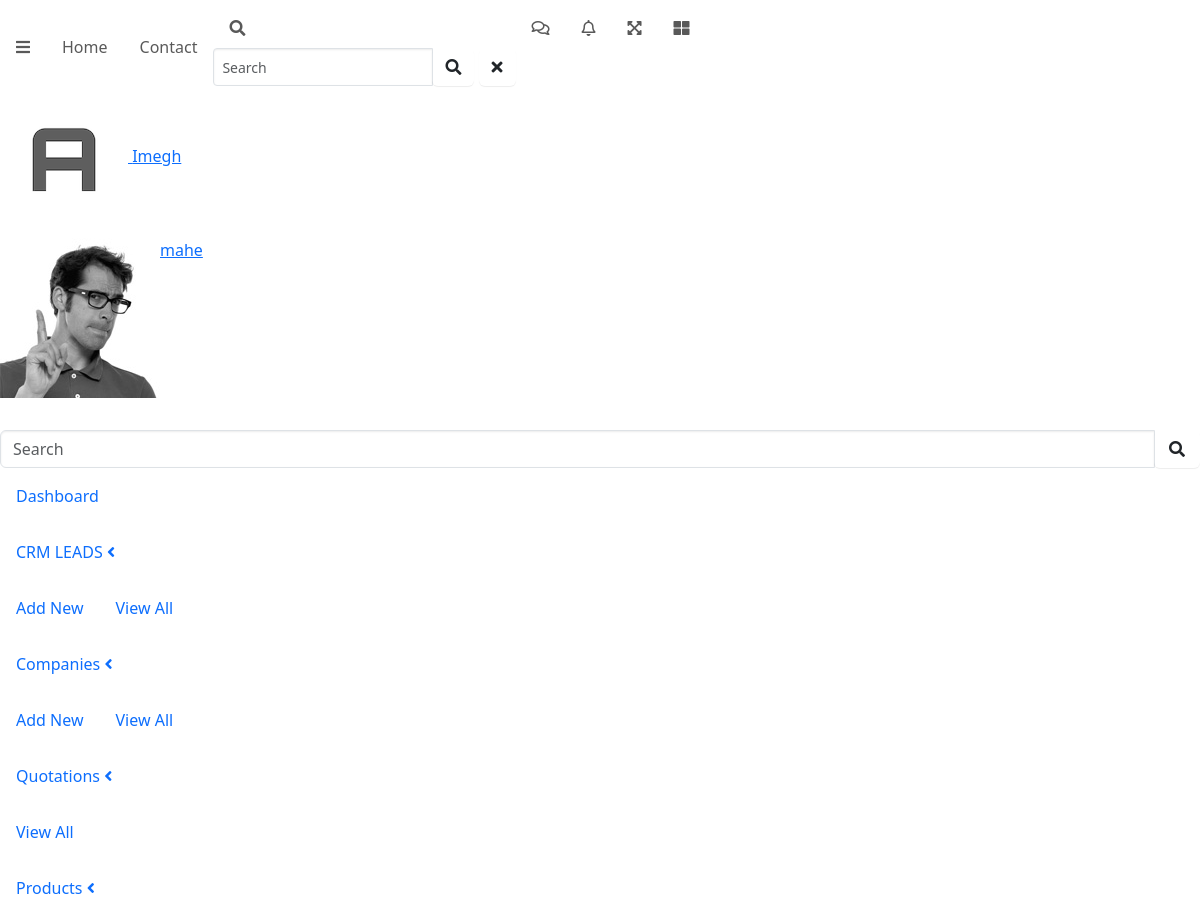
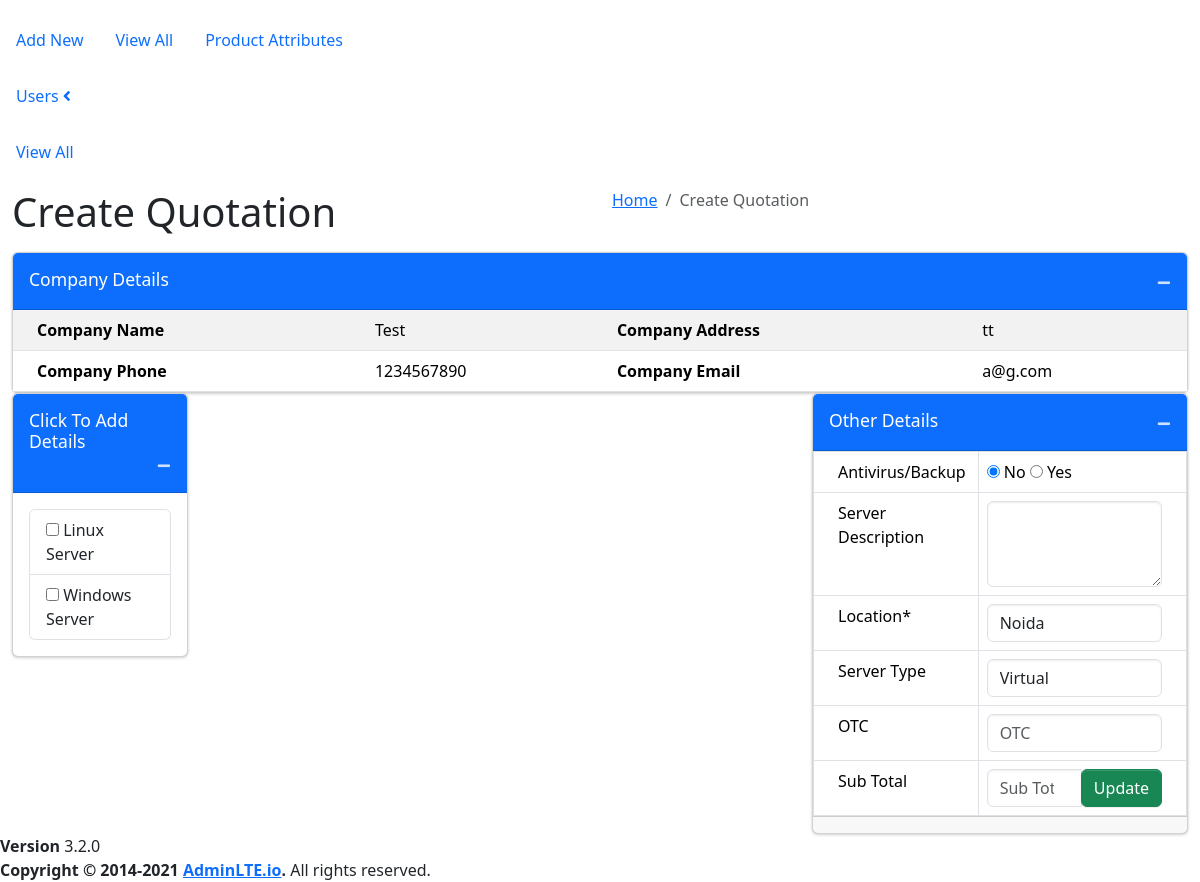
/admin/crmleads/createquote.php?lead_id=1 (signed in), run on the app's committed database (2 pictures, top to bottom).
### tables this page shows
CREATE TABLE `companies` (
  `id` int(11) NOT NULL,
  `name` varchar(255) NOT NULL,
  `client_name` varchar(255) NOT NULL,
  `country_code` varchar(10) DEFAULT NULL,
  `gst_no` varchar(50) DEFAULT NULL,
  `cin_no` varchar(100) DEFAULT NULL,
  `city` varchar(100) NOT NULL,
  `state` varchar(100) NOT NULL,
  `industry` varchar(100) NOT NULL,
  `email` varchar(255) NOT NULL,
  `phone` varchar(20) NOT NULL,
  `address` text NOT NULL,
  `pin_code` varchar(10) NOT NULL,
  `country` varchar(100) DEFAULT NULL,
  `pan_no` varchar(50) DEFAULT NULL,
  `website` varchar(200) DEFAULT NULL,
  `created_at` timestamp NOT NULL DEFAULT current_timestamp(),
  `updated_at` timestamp NOT NULL DEFAULT current_timestamp() ON UPDATE current_timestamp()
);

CREATE TABLE `products` (
  `id` int(11) UNSIGNED NOT NULL,
  `name` varchar(255) NOT NULL,
  `description` text DEFAULT NULL,
  `category_id` int(11) UNSIGNED DEFAULT NULL,
  `price` decimal(10,2) NOT NULL DEFAULT 0.00,
  `status` enum('active','inactive') NOT NULL DEFAULT 'active',
  `added_date` datetime NOT NULL DEFAULT current_timestamp(),
  `updated_at` datetime DEFAULT NULL
);

### config.php (called while the page is built, shortened)
<?php
require_once __DIR__ . '/includes/class.db.php';
$db = new DB();
require_once __DIR__ . '/includes/functions.php';

### includes/functions.php (called while the page is built, shortened)
<?php
function getCompanyDetailsFromLeadId($leadId) {
    global $db;
    $query = "SELECT companies.* FROM crmleads
              INNER JOIN companies ON crmleads.company_id = companies.id
              WHERE crmleads.id = $leadId";
    $row = $db->get_row($query);
    return $row;
}

### includes/class.db.php (called while the page is built, shortened)
<?php
class DB
{
    private $link;
    public function __construct()
    {
        $this->link = new mysqli(DB_HOST, DB_USER, DB_PASS, DB_NAME);
    }
    public function get_row($query)
    {
        $query = $this->link->query($query);
        if (mysqli_error($this->link)) {
            $this->log_db_errors(mysqli_error($this->link), $query, 'Fatal');
            return false;
        } else {
            $r = mysqli_fetch_array($query, MYSQLI_ASSOC);
            return $r;
        }
    }
    public function get_results($query)
    {
        $row   = [];
        $query = $this->link->query($query);
        if (mysqli_error($this->link)) {
            $this->log_db_errors(mysqli_error($this->link), $query, 'Fatal');
            return false;
        } else {
            while ($r = mysqli_fetch_array($query, MYSQLI_ASSOC)) {
                $row[] = $r;
            }
            return $row;
        }
    }
}

### admin/crmleads/createquote.php (the view, shortened to what this page needs)
<?php
    include '../../includes/header.php';
?>
<div class="row">
<div class="col-12 ">
<div class="card card-primary">
    <div class="card-header">
        <h3 class="card-title">Company Details</h3>
        <div class="card-tools">
            <button type="button" class="btn btn-tool" data-card-widget="collapse" title="Collapse">
                <i class="fas fa-minus"></i>
            </button>
        </div>
    </div>
    <div class="card-body p-0">
        <?php
            $lead_id   = $_GET['lead_id'] ?? '';
            $company = getCompanyDetailsFromLeadId($lead_id);
        ?>
<?php if (isset($company)): ?>
        <table class="table table-striped projects">
            <tr>
                <th>Company Name</th>
                <td><?php echo htmlspecialchars($company['name']) ?></td>
                <th>Company Address</th>
                <td><?php echo htmlspecialchars($company['address']) ?></td>
            </tr>
            <tr>
                <th>Company Phone</th>
                <td><?php echo htmlspecialchars($company['phone']) ?></td>
                <th>Company Email</th>
                <td><?php echo htmlspecialchars($company['email']) ?></td>
            </tr>
        </table>
        <?php endif; ?>
    </div>
</div>
</div>
</div>
<div class="row">
    <div class="col-12">
        <form id="allProductAttributesForm" method="post" action="<?php echo BASE_URL ?>admin/crmleads/post/createquote_post.php">
        <div class="row">
        <div class="col-md-2">
          <div class="card card-primary">
            <div class="card-header">
              <h3 class="card-title">Click To Add Details</h3>
              <div class="card-tools">
                <button type="button" class="btn btn-tool" data-card-widget="collapse" title="Collapse">
                  <i class="fas fa-minus"></i>
                </button>
              </div>
            </div>
            <div class="card-body">
              <ul class="list-group">
                <?php
                    $productsQuery = "SELECT * FROM products WHERE status = 'active'";
                    $products      = $db->get_results($productsQuery);
                foreach ($products as $item) {?>
                                        <li class="list-group-item">
                                            <input type="checkbox" class="item-checkbox" data-title="<?php echo $item["name"] ?>"
                                                value="<?php echo $item["id"] ?>">
                                            <?php echo $item["name"] ?>
                                        </li>
                                    <?php }?>
                                </ul>
            </div>
          </div>
        </div>
<div class="col-md-6" id="form-container">
        </div>
        <div class="col-md-4">
            <div class="card card-primary">
            <div class="card-header">
              <h3 class="card-title">Other Details</h3>
              <div class="card-tools">
                <button type="button" class="btn btn-tool" data-card-widget="collapse" title="Collapse">
                  <i class="fas fa-minus"></i>
                </button>
              </div>
            </div>
            <div class="card-body p-0">
              <table class="table table-condensed table-bordered">
                <tbody>
                    <tr>
                        <td>Antivirus/Backup</td>
                        <td >
                            <label><input type="radio" name="antivirus_backup" checked value="No"> No</label>
                            <label><input type="radio" name="antivirus_backup" value="Yes"> Yes</label>
                        </td>
                    </tr>
                    <tr>
                        <td>Server Description</td>
                        <td >
                            <textarea class="form-control" rows="3" name="description"></textarea>
                        </td>
                    </tr>
                    <tr>
                        <td>Location*</td>
                        <td >
                            <select class="form-control" name="location">
                                <option value="Noida">Noida</option>
                            </select>
                        </td>
                    </tr>
                    <tr>
                        <td>Server Type</td>
                        <td >
                            <select class="form-control" name="server_type">
                                <option value="Virtual">Virtual</option>
                            </select>
                        </td>
                    </tr>
                    <tr>
                        <td>OTC</td>
                        <td >
                            <input type="number" class="form-control" id="otc" name="otc" placeholder="OTC">
                        </td>
                    </tr>
                    <tr>
                        <td>Sub Total</td>
                        <td >
                            <div class="input-group">
                                <input type="number" class="form-control" id="sub_total" name="sub_total" placeholder="Sub Total">
                                <div class="input-group-append">
                                    <button class="btn btn-success" id="sub_total_btn" type="button">Update</button>
                                </div>
                            </div>
                        </td>
                    </tr>
                </tbody>
            </table>
            </div>
             <div class="card-footer">
                    </div>
          </div>
        </div>
      </div>
      </form>
    </div>
</div>
<?php
    include '../../includes/footer.php';
?>

### data on the page
companies: name "Test", address "tt", phone "1234567890", email "a@g.com"
products: name "Linux Server"
products: name "Windows Server"

### other printed values
$_SESSION['user']['name'] "mahe"
$pageTitle "Create Quotation"
